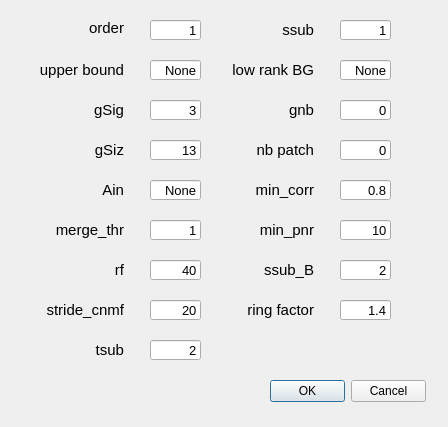
<?xml version="1.0" encoding="UTF-8"?>
<ui version="4.0">
 <class>Dialog</class>
 <widget class="QDialog" name="Dialog">
  <property name="geometry">
   <rect>
    <x>0</x>
    <y>0</y>
    <width>448</width>
    <height>427</height>
   </rect>
  </property>
  <property name="windowTitle">
   <string>Dialog</string>
  </property>
  <widget class="QDialogButtonBox" name="buttonBox">
   <property name="geometry">
    <rect>
     <x>270</x>
     <y>380</y>
     <width>156</width>
     <height>23</height>
    </rect>
   </property>
   <property name="orientation">
    <enum>Qt::Horizontal</enum>
   </property>
   <property name="standardButtons">
    <set>QDialogButtonBox::Cancel|QDialogButtonBox::Ok</set>
   </property>
  </widget>
  <widget class="QLabel" name="order">
   <property name="geometry">
    <rect>
     <x>70</x>
     <y>20</y>
     <width>54</width>
     <height>16</height>
    </rect>
   </property>
   <property name="font">
    <font>
     <pointsize>11</pointsize>
    </font>
   </property>
   <property name="toolTip">
    <string>order of the autoregressive system</string>
   </property>
   <property name="statusTip">
    <string/>
   </property>
   <property name="whatsThis">
    <string/>
   </property>
   <property name="text">
    <string>order</string>
   </property>
   <property name="alignment">
    <set>Qt::AlignRight|Qt::AlignTrailing|Qt::AlignVCenter</set>
   </property>
  </widget>
  <widget class="QLineEdit" name="lineEdit">
   <property name="geometry">
    <rect>
     <x>150</x>
     <y>20</y>
     <width>51</width>
     <height>20</height>
    </rect>
   </property>
   <property name="font">
    <font>
     <pointsize>10</pointsize>
    </font>
   </property>
   <property name="text">
    <string>1</string>
   </property>
   <property name="alignment">
    <set>Qt::AlignRight|Qt::AlignTrailing|Qt::AlignVCenter</set>
   </property>
  </widget>
  <widget class="QLineEdit" name="lineEdit_2">
   <property name="geometry">
    <rect>
     <x>150</x>
     <y>60</y>
     <width>51</width>
     <height>20</height>
    </rect>
   </property>
   <property name="font">
    <font>
     <pointsize>10</pointsize>
    </font>
   </property>
   <property name="text">
    <string>None</string>
   </property>
   <property name="alignment">
    <set>Qt::AlignRight|Qt::AlignTrailing|Qt::AlignVCenter</set>
   </property>
  </widget>
  <widget class="QLabel" name="order_2">
   <property name="geometry">
    <rect>
     <x>33</x>
     <y>60</y>
     <width>91</width>
     <height>20</height>
    </rect>
   </property>
   <property name="font">
    <font>
     <pointsize>11</pointsize>
    </font>
   </property>
   <property name="whatsThis">
    <string/>
   </property>
   <property name="text">
    <string>upper bound</string>
   </property>
   <property name="alignment">
    <set>Qt::AlignRight|Qt::AlignTrailing|Qt::AlignVCenter</set>
   </property>
  </widget>
  <widget class="QLabel" name="order_3">
   <property name="geometry">
    <rect>
     <x>33</x>
     <y>100</y>
     <width>91</width>
     <height>20</height>
    </rect>
   </property>
   <property name="font">
    <font>
     <pointsize>11</pointsize>
    </font>
   </property>
   <property name="toolTip">
    <string>gaussian width of a 2D gaussian kernel, which approximates a neuron</string>
   </property>
   <property name="whatsThis">
    <string/>
   </property>
   <property name="text">
    <string>gSig</string>
   </property>
   <property name="alignment">
    <set>Qt::AlignRight|Qt::AlignTrailing|Qt::AlignVCenter</set>
   </property>
  </widget>
  <widget class="QLineEdit" name="lineEdit_3">
   <property name="geometry">
    <rect>
     <x>150</x>
     <y>100</y>
     <width>51</width>
     <height>20</height>
    </rect>
   </property>
   <property name="font">
    <font>
     <pointsize>10</pointsize>
    </font>
   </property>
   <property name="text">
    <string>3</string>
   </property>
   <property name="alignment">
    <set>Qt::AlignRight|Qt::AlignTrailing|Qt::AlignVCenter</set>
   </property>
  </widget>
  <widget class="QLabel" name="order_4">
   <property name="geometry">
    <rect>
     <x>33</x>
     <y>140</y>
     <width>91</width>
     <height>20</height>
    </rect>
   </property>
   <property name="font">
    <font>
     <pointsize>11</pointsize>
    </font>
   </property>
   <property name="toolTip">
    <string>average diameter of a neuron, in general 4*gSig+1</string>
   </property>
   <property name="whatsThis">
    <string/>
   </property>
   <property name="text">
    <string>gSiz</string>
   </property>
   <property name="alignment">
    <set>Qt::AlignRight|Qt::AlignTrailing|Qt::AlignVCenter</set>
   </property>
  </widget>
  <widget class="QLineEdit" name="lineEdit_4">
   <property name="geometry">
    <rect>
     <x>150</x>
     <y>140</y>
     <width>51</width>
     <height>20</height>
    </rect>
   </property>
   <property name="font">
    <font>
     <pointsize>10</pointsize>
    </font>
   </property>
   <property name="text">
    <string>13</string>
   </property>
   <property name="alignment">
    <set>Qt::AlignRight|Qt::AlignTrailing|Qt::AlignVCenter</set>
   </property>
  </widget>
  <widget class="QLabel" name="order_5">
   <property name="geometry">
    <rect>
     <x>33</x>
     <y>180</y>
     <width>91</width>
     <height>20</height>
    </rect>
   </property>
   <property name="font">
    <font>
     <pointsize>11</pointsize>
    </font>
   </property>
   <property name="toolTip">
    <string>possibility to seed with predetermined binary masks</string>
   </property>
   <property name="whatsThis">
    <string/>
   </property>
   <property name="text">
    <string>Ain</string>
   </property>
   <property name="alignment">
    <set>Qt::AlignRight|Qt::AlignTrailing|Qt::AlignVCenter</set>
   </property>
  </widget>
  <widget class="QLineEdit" name="lineEdit_5">
   <property name="geometry">
    <rect>
     <x>150</x>
     <y>180</y>
     <width>51</width>
     <height>20</height>
    </rect>
   </property>
   <property name="font">
    <font>
     <pointsize>10</pointsize>
    </font>
   </property>
   <property name="text">
    <string>None</string>
   </property>
   <property name="alignment">
    <set>Qt::AlignRight|Qt::AlignTrailing|Qt::AlignVCenter</set>
   </property>
  </widget>
  <widget class="QLabel" name="order_6">
   <property name="geometry">
    <rect>
     <x>33</x>
     <y>220</y>
     <width>91</width>
     <height>20</height>
    </rect>
   </property>
   <property name="font">
    <font>
     <pointsize>11</pointsize>
    </font>
   </property>
   <property name="toolTip">
    <string>merging threshold, max correlation allowed</string>
   </property>
   <property name="whatsThis">
    <string/>
   </property>
   <property name="text">
    <string>merge_thr</string>
   </property>
   <property name="alignment">
    <set>Qt::AlignRight|Qt::AlignTrailing|Qt::AlignVCenter</set>
   </property>
  </widget>
  <widget class="QLineEdit" name="lineEdit_6">
   <property name="geometry">
    <rect>
     <x>150</x>
     <y>220</y>
     <width>51</width>
     <height>20</height>
    </rect>
   </property>
   <property name="font">
    <font>
     <pointsize>10</pointsize>
    </font>
   </property>
   <property name="text">
    <string>1</string>
   </property>
   <property name="alignment">
    <set>Qt::AlignRight|Qt::AlignTrailing|Qt::AlignVCenter</set>
   </property>
  </widget>
  <widget class="QLabel" name="order_7">
   <property name="geometry">
    <rect>
     <x>33</x>
     <y>260</y>
     <width>91</width>
     <height>20</height>
    </rect>
   </property>
   <property name="font">
    <font>
     <pointsize>11</pointsize>
    </font>
   </property>
   <property name="toolTip">
    <string>half-size of the patches in pixels. e.g., if rf=40, patches are 80x80</string>
   </property>
   <property name="whatsThis">
    <string/>
   </property>
   <property name="text">
    <string>rf</string>
   </property>
   <property name="alignment">
    <set>Qt::AlignRight|Qt::AlignTrailing|Qt::AlignVCenter</set>
   </property>
  </widget>
  <widget class="QLineEdit" name="lineEdit_7">
   <property name="geometry">
    <rect>
     <x>150</x>
     <y>260</y>
     <width>51</width>
     <height>20</height>
    </rect>
   </property>
   <property name="font">
    <font>
     <pointsize>10</pointsize>
    </font>
   </property>
   <property name="text">
    <string>40</string>
   </property>
   <property name="alignment">
    <set>Qt::AlignRight|Qt::AlignTrailing|Qt::AlignVCenter</set>
   </property>
  </widget>
  <widget class="QLabel" name="order_8">
   <property name="geometry">
    <rect>
     <x>33</x>
     <y>300</y>
     <width>91</width>
     <height>20</height>
    </rect>
   </property>
   <property name="font">
    <font>
     <pointsize>11</pointsize>
    </font>
   </property>
   <property name="toolTip">
    <string>amount of overlap between the patches in pixels
(keep it at least large as gSiz, i.e 4 times the neuron size gSig)</string>
   </property>
   <property name="whatsThis">
    <string/>
   </property>
   <property name="text">
    <string>stride_cnmf</string>
   </property>
   <property name="alignment">
    <set>Qt::AlignRight|Qt::AlignTrailing|Qt::AlignVCenter</set>
   </property>
  </widget>
  <widget class="QLineEdit" name="lineEdit_8">
   <property name="geometry">
    <rect>
     <x>150</x>
     <y>300</y>
     <width>51</width>
     <height>20</height>
    </rect>
   </property>
   <property name="font">
    <font>
     <pointsize>10</pointsize>
    </font>
   </property>
   <property name="text">
    <string>20</string>
   </property>
   <property name="alignment">
    <set>Qt::AlignRight|Qt::AlignTrailing|Qt::AlignVCenter</set>
   </property>
  </widget>
  <widget class="QLabel" name="order_9">
   <property name="geometry">
    <rect>
     <x>33</x>
     <y>340</y>
     <width>91</width>
     <height>20</height>
    </rect>
   </property>
   <property name="font">
    <font>
     <pointsize>11</pointsize>
    </font>
   </property>
   <property name="toolTip">
    <string>downsampling factor in time for initialization,
increase if you have memory problems</string>
   </property>
   <property name="whatsThis">
    <string/>
   </property>
   <property name="text">
    <string>tsub</string>
   </property>
   <property name="alignment">
    <set>Qt::AlignRight|Qt::AlignTrailing|Qt::AlignVCenter</set>
   </property>
  </widget>
  <widget class="QLineEdit" name="lineEdit_9">
   <property name="geometry">
    <rect>
     <x>150</x>
     <y>340</y>
     <width>51</width>
     <height>20</height>
    </rect>
   </property>
   <property name="font">
    <font>
     <pointsize>10</pointsize>
    </font>
   </property>
   <property name="text">
    <string>2</string>
   </property>
   <property name="alignment">
    <set>Qt::AlignRight|Qt::AlignTrailing|Qt::AlignVCenter</set>
   </property>
  </widget>
  <widget class="QLabel" name="order_10">
   <property name="geometry">
    <rect>
     <x>223</x>
     <y>20</y>
     <width>91</width>
     <height>20</height>
    </rect>
   </property>
   <property name="font">
    <font>
     <pointsize>11</pointsize>
    </font>
   </property>
   <property name="toolTip">
    <string>downsampling factor in space for initialization,
increase if you have memory problems\nyou can pass them here as boolean vectors</string>
   </property>
   <property name="whatsThis">
    <string/>
   </property>
   <property name="text">
    <string>ssub</string>
   </property>
   <property name="alignment">
    <set>Qt::AlignRight|Qt::AlignTrailing|Qt::AlignVCenter</set>
   </property>
  </widget>
  <widget class="QLineEdit" name="lineEdit_10">
   <property name="geometry">
    <rect>
     <x>340</x>
     <y>20</y>
     <width>51</width>
     <height>20</height>
    </rect>
   </property>
   <property name="font">
    <font>
     <pointsize>10</pointsize>
    </font>
   </property>
   <property name="text">
    <string>1</string>
   </property>
   <property name="alignment">
    <set>Qt::AlignRight|Qt::AlignTrailing|Qt::AlignVCenter</set>
   </property>
  </widget>
  <widget class="QLabel" name="order_11">
   <property name="geometry">
    <rect>
     <x>223</x>
     <y>60</y>
     <width>91</width>
     <height>20</height>
    </rect>
   </property>
   <property name="font">
    <font>
     <pointsize>11</pointsize>
    </font>
   </property>
   <property name="toolTip">
    <string>None leaves background of each patch intact,
True performs global low-rank approximation if gnb&gt;0</string>
   </property>
   <property name="whatsThis">
    <string/>
   </property>
   <property name="text">
    <string>low rank BG</string>
   </property>
   <property name="alignment">
    <set>Qt::AlignRight|Qt::AlignTrailing|Qt::AlignVCenter</set>
   </property>
  </widget>
  <widget class="QLineEdit" name="lineEdit_11">
   <property name="geometry">
    <rect>
     <x>340</x>
     <y>60</y>
     <width>51</width>
     <height>20</height>
    </rect>
   </property>
   <property name="font">
    <font>
     <pointsize>10</pointsize>
    </font>
   </property>
   <property name="text">
    <string>None</string>
   </property>
   <property name="alignment">
    <set>Qt::AlignRight|Qt::AlignTrailing|Qt::AlignVCenter</set>
   </property>
  </widget>
  <widget class="QLabel" name="order_12">
   <property name="geometry">
    <rect>
     <x>223</x>
     <y>100</y>
     <width>91</width>
     <height>20</height>
    </rect>
   </property>
   <property name="font">
    <font>
     <pointsize>11</pointsize>
    </font>
   </property>
   <property name="toolTip">
    <string>number of background components (rank) if positive,
else exact ring model with following settings
gnb= 0: Return background as b and W
gnb=-1: Return full rank background B
gnb&lt;-1: Don't return background</string>
   </property>
   <property name="whatsThis">
    <string/>
   </property>
   <property name="text">
    <string>gnb</string>
   </property>
   <property name="alignment">
    <set>Qt::AlignRight|Qt::AlignTrailing|Qt::AlignVCenter</set>
   </property>
  </widget>
  <widget class="QLineEdit" name="lineEdit_12">
   <property name="geometry">
    <rect>
     <x>340</x>
     <y>100</y>
     <width>51</width>
     <height>20</height>
    </rect>
   </property>
   <property name="font">
    <font>
     <pointsize>10</pointsize>
    </font>
   </property>
   <property name="text">
    <string>0</string>
   </property>
   <property name="alignment">
    <set>Qt::AlignRight|Qt::AlignTrailing|Qt::AlignVCenter</set>
   </property>
  </widget>
  <widget class="QLabel" name="order_13">
   <property name="geometry">
    <rect>
     <x>223</x>
     <y>140</y>
     <width>91</width>
     <height>20</height>
    </rect>
   </property>
   <property name="font">
    <font>
     <pointsize>11</pointsize>
    </font>
   </property>
   <property name="toolTip">
    <string>number of background components (rank) per patch if gnb&gt;0,
else it is set automatically</string>
   </property>
   <property name="whatsThis">
    <string/>
   </property>
   <property name="text">
    <string>nb patch</string>
   </property>
   <property name="alignment">
    <set>Qt::AlignRight|Qt::AlignTrailing|Qt::AlignVCenter</set>
   </property>
  </widget>
  <widget class="QLineEdit" name="lineEdit_13">
   <property name="geometry">
    <rect>
     <x>340</x>
     <y>140</y>
     <width>51</width>
     <height>20</height>
    </rect>
   </property>
   <property name="font">
    <font>
     <pointsize>10</pointsize>
    </font>
   </property>
   <property name="text">
    <string>0</string>
   </property>
   <property name="alignment">
    <set>Qt::AlignRight|Qt::AlignTrailing|Qt::AlignVCenter</set>
   </property>
  </widget>
  <widget class="QLabel" name="order_14">
   <property name="geometry">
    <rect>
     <x>223</x>
     <y>180</y>
     <width>91</width>
     <height>20</height>
    </rect>
   </property>
   <property name="font">
    <font>
     <pointsize>11</pointsize>
    </font>
   </property>
   <property name="toolTip">
    <string>min peak value from correlation image</string>
   </property>
   <property name="whatsThis">
    <string/>
   </property>
   <property name="text">
    <string>min_corr</string>
   </property>
   <property name="alignment">
    <set>Qt::AlignRight|Qt::AlignTrailing|Qt::AlignVCenter</set>
   </property>
  </widget>
  <widget class="QLineEdit" name="lineEdit_14">
   <property name="geometry">
    <rect>
     <x>340</x>
     <y>180</y>
     <width>51</width>
     <height>20</height>
    </rect>
   </property>
   <property name="font">
    <font>
     <pointsize>10</pointsize>
    </font>
   </property>
   <property name="text">
    <string>0.8</string>
   </property>
   <property name="alignment">
    <set>Qt::AlignRight|Qt::AlignTrailing|Qt::AlignVCenter</set>
   </property>
  </widget>
  <widget class="QLabel" name="order_15">
   <property name="geometry">
    <rect>
     <x>223</x>
     <y>220</y>
     <width>91</width>
     <height>20</height>
    </rect>
   </property>
   <property name="font">
    <font>
     <pointsize>11</pointsize>
    </font>
   </property>
   <property name="toolTip">
    <string>min peak to noise ration from PNR image</string>
   </property>
   <property name="whatsThis">
    <string/>
   </property>
   <property name="text">
    <string>min_pnr</string>
   </property>
   <property name="alignment">
    <set>Qt::AlignRight|Qt::AlignTrailing|Qt::AlignVCenter</set>
   </property>
  </widget>
  <widget class="QLineEdit" name="lineEdit_15">
   <property name="geometry">
    <rect>
     <x>340</x>
     <y>220</y>
     <width>51</width>
     <height>20</height>
    </rect>
   </property>
   <property name="font">
    <font>
     <pointsize>10</pointsize>
    </font>
   </property>
   <property name="text">
    <string>10</string>
   </property>
   <property name="alignment">
    <set>Qt::AlignRight|Qt::AlignTrailing|Qt::AlignVCenter</set>
   </property>
  </widget>
  <widget class="QLabel" name="order_16">
   <property name="geometry">
    <rect>
     <x>223</x>
     <y>260</y>
     <width>91</width>
     <height>20</height>
    </rect>
   </property>
   <property name="font">
    <font>
     <pointsize>11</pointsize>
    </font>
   </property>
   <property name="toolTip">
    <string>additional downsampling factor in space for background</string>
   </property>
   <property name="whatsThis">
    <string/>
   </property>
   <property name="text">
    <string>ssub_B</string>
   </property>
   <property name="alignment">
    <set>Qt::AlignRight|Qt::AlignTrailing|Qt::AlignVCenter</set>
   </property>
  </widget>
  <widget class="QLineEdit" name="lineEdit_16">
   <property name="geometry">
    <rect>
     <x>340</x>
     <y>260</y>
     <width>51</width>
     <height>20</height>
    </rect>
   </property>
   <property name="font">
    <font>
     <pointsize>10</pointsize>
    </font>
   </property>
   <property name="text">
    <string>2</string>
   </property>
   <property name="alignment">
    <set>Qt::AlignRight|Qt::AlignTrailing|Qt::AlignVCenter</set>
   </property>
  </widget>
  <widget class="QLabel" name="order_17">
   <property name="geometry">
    <rect>
     <x>223</x>
     <y>300</y>
     <width>91</width>
     <height>20</height>
    </rect>
   </property>
   <property name="font">
    <font>
     <pointsize>11</pointsize>
    </font>
   </property>
   <property name="toolTip">
    <string>radius of ring is gSiz*ring_size_factor</string>
   </property>
   <property name="whatsThis">
    <string/>
   </property>
   <property name="text">
    <string>ring factor</string>
   </property>
   <property name="alignment">
    <set>Qt::AlignRight|Qt::AlignTrailing|Qt::AlignVCenter</set>
   </property>
  </widget>
  <widget class="QLineEdit" name="lineEdit_17">
   <property name="geometry">
    <rect>
     <x>340</x>
     <y>300</y>
     <width>51</width>
     <height>20</height>
    </rect>
   </property>
   <property name="font">
    <font>
     <pointsize>10</pointsize>
    </font>
   </property>
   <property name="text">
    <string>1.4</string>
   </property>
   <property name="alignment">
    <set>Qt::AlignRight|Qt::AlignTrailing|Qt::AlignVCenter</set>
   </property>
  </widget>
 </widget>
 <resources/>
 <connections>
  <connection>
   <sender>buttonBox</sender>
   <signal>accepted()</signal>
   <receiver>Dialog</receiver>
   <slot>accept()</slot>
   <hints>
    <hint type="sourcelabel">
     <x>248</x>
     <y>254</y>
    </hint>
    <hint type="destinationlabel">
     <x>157</x>
     <y>274</y>
    </hint>
   </hints>
  </connection>
  <connection>
   <sender>buttonBox</sender>
   <signal>rejected()</signal>
   <receiver>Dialog</receiver>
   <slot>reject()</slot>
   <hints>
    <hint type="sourcelabel">
     <x>316</x>
     <y>260</y>
    </hint>
    <hint type="destinationlabel">
     <x>286</x>
     <y>274</y>
    </hint>
   </hints>
  </connection>
 </connections>
</ui>
